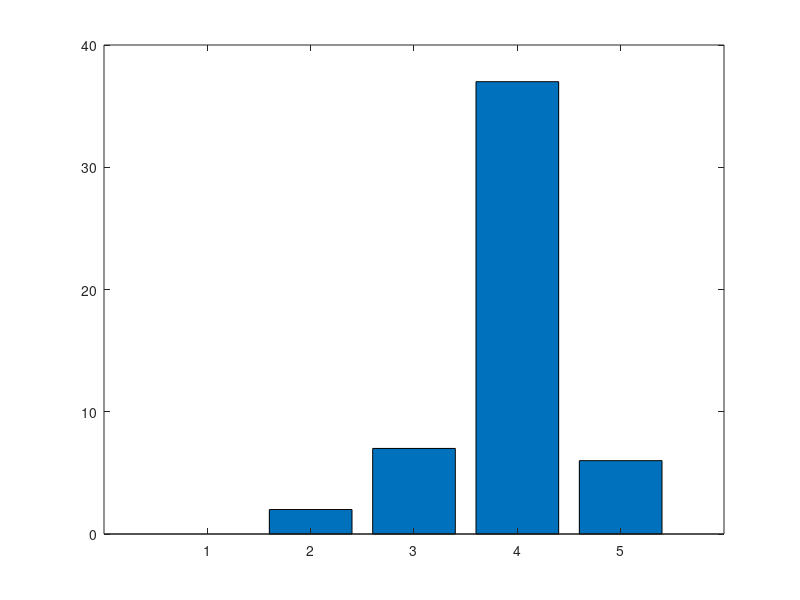

Recreate this plot in MATLAB. (Note: this script raises an error after producing the figure.)
%
%	Values from the Schiller and Malpeli paper
%
cd /home/brian/book/04retina/fig/subConduction

parvo = [0 2 7 37 6];
magno = [3 25 14 0 0];

bar(parvo)
set(gca,'ylim',[0 40],'ytick',[0:10:40], ...
        'xticklabels',[],'yticklabels',[]);
print -deps parvoLatencies

bar(magno)
set(gca,'ylim',[0 40],'ytick',[0:10:40], ...
        'xticklabels',[],'yticklabels',[]);
print -deps magnoLatencies

